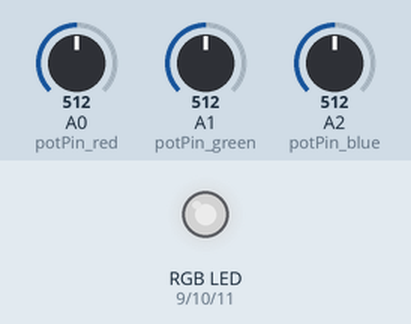
A sketch run on a simulated Arduino Uno, built with avr-gcc and run on an emulated ATmega328P. Parts: an RGB LED mixed from three pins (HIGH = lit). The test bench sets the inputs (shaded band); at power-on: A0 (potPin_red) = 512, A1 (potPin_green) = 512, A2 (potPin_blue) = 512. Dim RGB values are drawn brighter than linear.

Above: at 1.2 s.
1.3 s: A0 (potPin_red) set to 716
At 2.0 s:
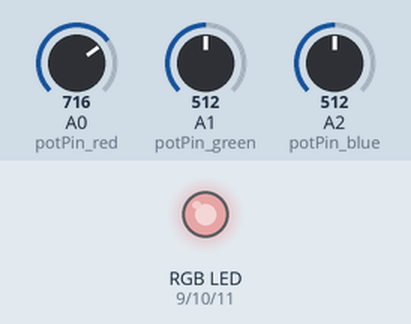
2.8 s: A1 (potPin_green) set to 716
At 3.1 s:
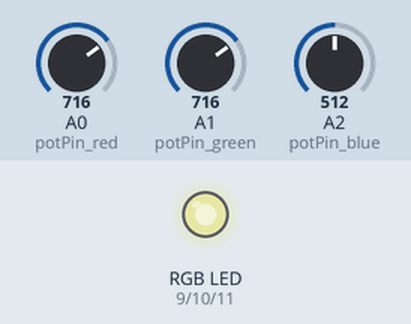
4.3 s: A2 (potPin_blue) set to 716
At 5.5 s:
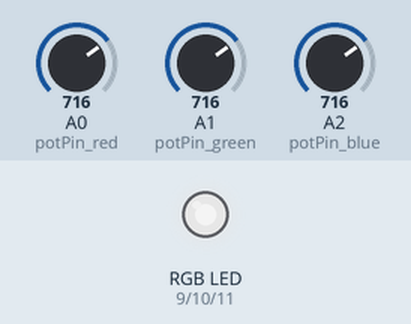
5.8 s: A0 (potPin_red) set to 900
At 6.6 s:
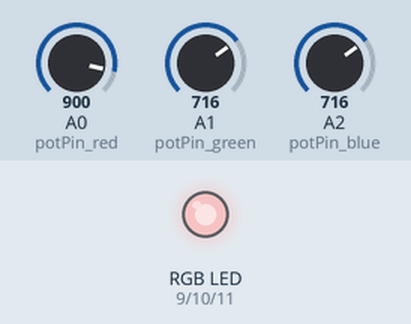
7.3 s: A1 (potPin_green) set to 900
At 7.7 s:
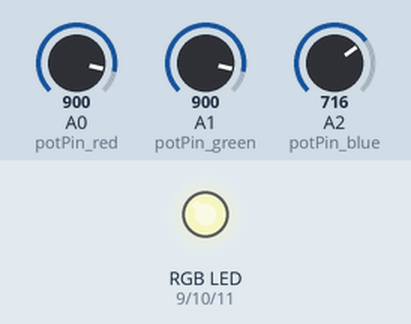
8.8 s: A2 (potPin_blue) set to 900
At 10.1 s:
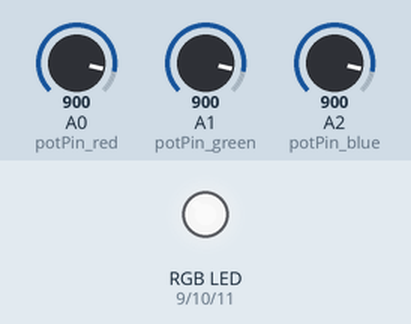
Timing chart, 0 to 11.3 s (numbered marks = the images above; inputs shaded):
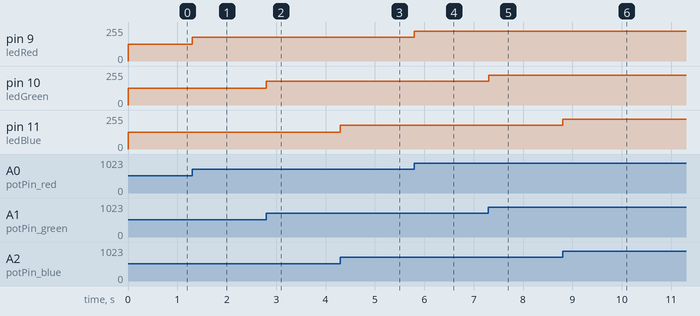

Measured:
- after the input at 1.3 s, pin 9 (ledRed): 127/255 → 178/255 at once
- after the input at 2.8 s, pin 10 (ledGreen): 127/255 → 178/255 at once
- after the input at 4.3 s, pin 11 (ledBlue): 127/255 → 178/255 at once
- after the input at 5.8 s, pin 9 (ledRed): 178/255 → 224/255 at once
- after the input at 7.3 s, pin 10 (ledGreen): 178/255 → 224/255 at once
- after the input at 8.8 s, pin 11 (ledBlue): 178/255 → 224/255 at once

The sketch:

3lights_3pots.ino
```cpp
int potPin_red = 0;
int potPin_green = 1;
int potPin_blue = 2;

int ledRed = 9;
int ledGreen = 10;
int ledBlue = 11;

int potValue_brightness_red;
int potValue_brightness_blue;
int potValue_brightness_green;

void setup()
{
  pinMode(ledRed, OUTPUT);
  pinMode(ledGreen, OUTPUT);
  pinMode(ledBlue, OUTPUT);
}

void loop()
{
  potValue_brightness_red = analogRead(potPin_red);
  potValue_brightness_red = map(potValue_brightness_red, 0, 1023, 0, 255);
  analogWrite(ledRed, potValue_brightness_red);

  potValue_brightness_blue = analogRead(potPin_blue);
  potValue_brightness_blue = map(potValue_brightness_blue, 0, 1023, 0, 255);
  analogWrite(ledBlue, potValue_brightness_blue);

  potValue_brightness_green = analogRead(potPin_green);
  potValue_brightness_green = map(potValue_brightness_green, 0, 1023, 0, 255);
  analogWrite(ledGreen, potValue_brightness_green);
}
```
